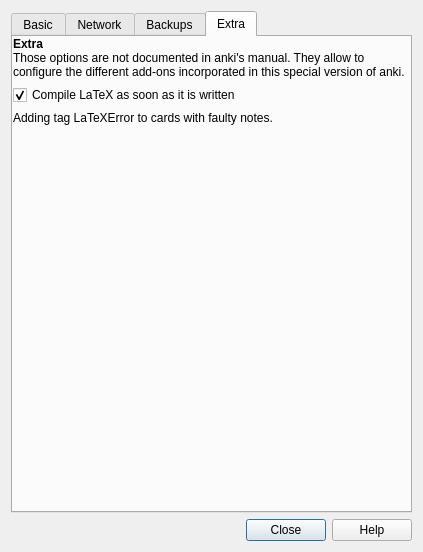
<?xml version="1.0" encoding="UTF-8"?>
<ui version="4.0">
 <class>Preferences</class>
 <widget class="QDialog" name="Preferences">
  <property name="geometry">
   <rect>
    <x>0</x>
    <y>0</y>
    <width>423</width>
    <height>552</height>
   </rect>
  </property>
  <property name="windowTitle">
   <string>Preferences</string>
  </property>
  <layout class="QVBoxLayout" name="verticalLayout_2">
   <item>
    <widget class="QTabWidget" name="tabWidget">
     <property name="focusPolicy">
      <enum>Qt::StrongFocus</enum>
     </property>
     <property name="currentIndex">
      <number>3</number>
     </property>
     <widget class="QWidget" name="tab_1">
      <attribute name="title">
       <string>Basic</string>
      </attribute>
      <layout class="QVBoxLayout" name="verticalLayout">
       <property name="spacing">
        <number>12</number>
       </property>
       <property name="leftMargin">
        <number>12</number>
       </property>
       <property name="topMargin">
        <number>12</number>
       </property>
       <property name="rightMargin">
        <number>12</number>
       </property>
       <property name="bottomMargin">
        <number>12</number>
       </property>
       <item>
        <layout class="QHBoxLayout" name="horizontalLayout_2">
         <item>
          <widget class="QLabel" name="label">
           <property name="text">
            <string>Interface language:</string>
           </property>
          </widget>
         </item>
         <item>
          <widget class="QComboBox" name="lang">
           <property name="sizePolicy">
            <sizepolicy hsizetype="MinimumExpanding" vsizetype="Fixed">
             <horstretch>0</horstretch>
             <verstretch>0</verstretch>
            </sizepolicy>
           </property>
           <property name="sizeAdjustPolicy">
            <enum>QComboBox::AdjustToMinimumContentsLengthWithIcon</enum>
           </property>
          </widget>
         </item>
        </layout>
       </item>
       <item>
        <widget class="QCheckBox" name="hwAccel">
         <property name="text">
          <string>Hardware acceleration (faster, may cause display issues)</string>
         </property>
        </widget>
       </item>
       <item>
        <widget class="QCheckBox" name="showEstimates">
         <property name="text">
          <string>Show next review time above answer buttons</string>
         </property>
        </widget>
       </item>
       <item>
        <widget class="QCheckBox" name="showProgress">
         <property name="text">
          <string>Show remaining card count during review</string>
         </property>
        </widget>
       </item>
       <item>
        <widget class="QCheckBox" name="pastePNG">
         <property name="text">
          <string>Paste clipboard images as PNG</string>
         </property>
        </widget>
       </item>
       <item>
        <widget class="QCheckBox" name="nightMode">
         <property name="text">
          <string>Show cards as white on black (night mode)</string>
         </property>
        </widget>
       </item>
       <item>
        <widget class="QCheckBox" name="dayLearnFirst">
         <property name="text">
          <string>Show learning cards with larger steps before reviews</string>
         </property>
        </widget>
       </item>
       <item>
        <widget class="QCheckBox" name="newSched">
         <property name="text">
          <string>Experimental V2 scheduler</string>
         </property>
        </widget>
       </item>
       <item>
        <widget class="QComboBox" name="useCurrent">
         <item>
          <property name="text">
           <string>When adding, default to current deck</string>
          </property>
         </item>
         <item>
          <property name="text">
           <string>Change deck depending on note type</string>
          </property>
         </item>
        </widget>
       </item>
       <item>
        <widget class="QComboBox" name="newSpread"/>
       </item>
       <item>
        <layout class="QGridLayout" name="gridLayout_4">
         <property name="spacing">
          <number>12</number>
         </property>
         <item row="0" column="0">
          <widget class="QLabel" name="label_23">
           <property name="text">
            <string>Next day starts at</string>
           </property>
          </widget>
         </item>
         <item row="0" column="1">
          <widget class="QSpinBox" name="dayOffset">
           <property name="maximumSize">
            <size>
             <width>60</width>
             <height>16777215</height>
            </size>
           </property>
           <property name="maximum">
            <number>23</number>
           </property>
          </widget>
         </item>
         <item row="1" column="0">
          <widget class="QLabel" name="label_24">
           <property name="text">
            <string>Learn ahead limit</string>
           </property>
          </widget>
         </item>
         <item row="1" column="1">
          <widget class="QSpinBox" name="lrnCutoff">
           <property name="maximumSize">
            <size>
             <width>60</width>
             <height>16777215</height>
            </size>
           </property>
           <property name="maximum">
            <number>999</number>
           </property>
          </widget>
         </item>
         <item row="1" column="2">
          <widget class="QLabel" name="label_29">
           <property name="text">
            <string>mins</string>
           </property>
          </widget>
         </item>
         <item row="2" column="0">
          <widget class="QLabel" name="label_30">
           <property name="text">
            <string>Timebox time limit</string>
           </property>
          </widget>
         </item>
         <item row="2" column="1">
          <widget class="QSpinBox" name="timeLimit">
           <property name="maximum">
            <number>9999</number>
           </property>
          </widget>
         </item>
         <item row="2" column="2">
          <widget class="QLabel" name="label_39">
           <property name="text">
            <string>mins</string>
           </property>
          </widget>
         </item>
         <item row="0" column="2">
          <widget class="QLabel" name="label_40">
           <property name="text">
            <string>hours past midnight</string>
           </property>
          </widget>
         </item>
        </layout>
       </item>
       <item>
        <spacer name="verticalSpacer_3">
         <property name="orientation">
          <enum>Qt::Vertical</enum>
         </property>
         <property name="sizeType">
          <enum>QSizePolicy::Expanding</enum>
         </property>
         <property name="sizeHint" stdset="0">
          <size>
           <width>20</width>
           <height>20</height>
          </size>
         </property>
        </spacer>
       </item>
      </layout>
     </widget>
     <widget class="QWidget" name="tab_2">
      <attribute name="title">
       <string>Network</string>
      </attribute>
      <layout class="QVBoxLayout" name="verticalLayout_4">
       <property name="spacing">
        <number>12</number>
       </property>
       <property name="leftMargin">
        <number>12</number>
       </property>
       <property name="topMargin">
        <number>12</number>
       </property>
       <property name="rightMargin">
        <number>12</number>
       </property>
       <property name="bottomMargin">
        <number>12</number>
       </property>
       <item>
        <layout class="QHBoxLayout">
         <property name="spacing">
          <number>10</number>
         </property>
         <item>
          <layout class="QVBoxLayout">
           <item>
            <widget class="QLabel" name="syncLabel">
             <property name="text">
              <string>&lt;b&gt;Synchronisation&lt;/b&gt;</string>
             </property>
             <property name="wordWrap">
              <bool>true</bool>
             </property>
             <property name="openExternalLinks">
              <bool>true</bool>
             </property>
            </widget>
           </item>
           <item>
            <widget class="QCheckBox" name="syncMedia">
             <property name="text">
              <string>Synchronize audio and images too</string>
             </property>
            </widget>
           </item>
           <item>
            <widget class="QCheckBox" name="syncOnProgramOpen">
             <property name="text">
              <string>Automatically sync on profile open/close</string>
             </property>
            </widget>
           </item>
           <item>
            <widget class="QCheckBox" name="fullSync">
             <property name="text">
              <string>On next sync, force changes in one direction</string>
             </property>
            </widget>
           </item>
           <item>
            <layout class="QHBoxLayout" name="horizontalLayout">
             <item>
              <widget class="QPushButton" name="syncDeauth">
               <property name="text">
                <string>Deauthorize</string>
               </property>
               <property name="autoDefault">
                <bool>false</bool>
               </property>
              </widget>
             </item>
             <item>
              <widget class="QLabel" name="syncUser">
               <property name="text">
                <string/>
               </property>
              </widget>
             </item>
             <item>
              <spacer name="horizontalSpacer_2">
               <property name="orientation">
                <enum>Qt::Horizontal</enum>
               </property>
               <property name="sizeHint" stdset="0">
                <size>
                 <width>40</width>
                 <height>1</height>
                </size>
               </property>
              </spacer>
             </item>
            </layout>
           </item>
          </layout>
         </item>
        </layout>
       </item>
       <item>
        <spacer name="verticalSpacer_2">
         <property name="orientation">
          <enum>Qt::Vertical</enum>
         </property>
         <property name="sizeHint" stdset="0">
          <size>
           <width>20</width>
           <height>40</height>
          </size>
         </property>
        </spacer>
       </item>
      </layout>
     </widget>
     <widget class="QWidget" name="tab">
      <attribute name="title">
       <string>Backups</string>
      </attribute>
      <layout class="QVBoxLayout" name="verticalLayout_3">
       <property name="spacing">
        <number>12</number>
       </property>
       <property name="leftMargin">
        <number>12</number>
       </property>
       <property name="topMargin">
        <number>12</number>
       </property>
       <property name="rightMargin">
        <number>12</number>
       </property>
       <property name="bottomMargin">
        <number>12</number>
       </property>
       <item>
        <widget class="QLabel" name="label_9">
         <property name="text">
          <string>&lt;b&gt;Backups&lt;/b&gt;&lt;br&gt;Anki will create a backup of your collection each time it is closed or synchronized.</string>
         </property>
         <property name="wordWrap">
          <bool>true</bool>
         </property>
        </widget>
       </item>
       <item>
        <layout class="QGridLayout" name="gridLayout_2">
         <item row="0" column="0">
          <widget class="QLabel" name="label_10">
           <property name="text">
            <string>Keep</string>
           </property>
          </widget>
         </item>
         <item row="0" column="1">
          <widget class="QSpinBox" name="numBackups">
           <property name="minimumSize">
            <size>
             <width>60</width>
             <height>0</height>
            </size>
           </property>
           <property name="maximumSize">
            <size>
             <width>60</width>
             <height>16777215</height>
            </size>
           </property>
          </widget>
         </item>
         <item row="0" column="2">
          <widget class="QLabel" name="label_11">
           <property name="text">
            <string>backups</string>
           </property>
          </widget>
         </item>
         <item row="0" column="3">
          <spacer name="horizontalSpacer">
           <property name="orientation">
            <enum>Qt::Horizontal</enum>
           </property>
           <property name="sizeHint" stdset="0">
            <size>
             <width>40</width>
             <height>20</height>
            </size>
           </property>
          </spacer>
         </item>
        </layout>
       </item>
       <item>
        <widget class="QLabel" name="openBackupFolder">
         <property name="text">
          <string>&lt;a href=&quot;backups&quot;&gt;Open backup folder&lt;/a&gt;</string>
         </property>
        </widget>
       </item>
       <item>
        <widget class="QLabel" name="label_4">
         <property name="text">
          <string>Note: Media is not backed up. Please create a periodic backup of your Anki folder to be safe.</string>
         </property>
         <property name="wordWrap">
          <bool>true</bool>
         </property>
        </widget>
       </item>
       <item>
        <spacer name="verticalSpacer_4">
         <property name="orientation">
          <enum>Qt::Vertical</enum>
         </property>
         <property name="sizeHint" stdset="0">
          <size>
           <width>20</width>
           <height>59</height>
          </size>
         </property>
        </spacer>
       </item>
       <item>
        <widget class="QLabel" name="label_21">
         <property name="text">
          <string>Some settings will take effect after you restart Anki.</string>
         </property>
         <property name="alignment">
          <set>Qt::AlignCenter</set>
         </property>
        </widget>
       </item>
      </layout>
     </widget>
     <widget class="QWidget" name="tab_3">
      <attribute name="title">
       <string>Extra</string>
      </attribute>
      <widget class="QWidget" name="verticalLayoutWidget">
       <property name="geometry">
        <rect>
         <x>0</x>
         <y>0</y>
         <width>401</width>
         <height>471</height>
        </rect>
       </property>
       <layout class="QVBoxLayout" name="verticalLayout_6">
        <item>
         <widget class="QLabel" name="label_12">
          <property name="text">
           <string>&lt;html&gt;&lt;head/&gt;&lt;body&gt;&lt;p&gt;&lt;span style=&quot; font-weight:600;&quot;&gt;Extra&lt;/span&gt;&lt;br/&gt;Those options are not documented in anki's manual. They allow to configure the different add-ons incorporated in this special version of anki.&lt;/p&gt;&lt;/body&gt;&lt;/html&gt;</string>
          </property>
          <property name="wordWrap">
           <bool>true</bool>
          </property>
         </widget>
        </item>
        <item>
         <widget class="QCheckBox" name="compileLaTeX">
          <property name="text">
           <string>Compile LaTeX as soon as it is written</string>
          </property>
          <property name="checked">
           <bool>true</bool>
          </property>
         </widget>
        </item>
        <item>
         <widget class="QLabel" name="label_2">
          <property name="text">
           <string>Adding tag LaTeXError to cards with faulty notes. </string>
          </property>
         </widget>
        </item>
        <item>
         <spacer name="verticalSpacer">
          <property name="orientation">
           <enum>Qt::Vertical</enum>
          </property>
          <property name="sizeHint" stdset="0">
           <size>
            <width>20</width>
            <height>40</height>
           </size>
          </property>
         </spacer>
        </item>
       </layout>
      </widget>
     </widget>
    </widget>
   </item>
   <item>
    <widget class="QDialogButtonBox" name="buttonBox">
     <property name="orientation">
      <enum>Qt::Horizontal</enum>
     </property>
     <property name="standardButtons">
      <set>QDialogButtonBox::Close|QDialogButtonBox::Help</set>
     </property>
    </widget>
   </item>
  </layout>
 </widget>
 <tabstops>
  <tabstop>lang</tabstop>
  <tabstop>hwAccel</tabstop>
  <tabstop>showEstimates</tabstop>
  <tabstop>showProgress</tabstop>
  <tabstop>pastePNG</tabstop>
  <tabstop>nightMode</tabstop>
  <tabstop>dayLearnFirst</tabstop>
  <tabstop>newSched</tabstop>
  <tabstop>useCurrent</tabstop>
  <tabstop>newSpread</tabstop>
  <tabstop>dayOffset</tabstop>
  <tabstop>lrnCutoff</tabstop>
  <tabstop>timeLimit</tabstop>
  <tabstop>numBackups</tabstop>
  <tabstop>syncOnProgramOpen</tabstop>
  <tabstop>tabWidget</tabstop>
  <tabstop>fullSync</tabstop>
  <tabstop>syncMedia</tabstop>
  <tabstop>syncDeauth</tabstop>
 </tabstops>
 <resources/>
 <connections>
  <connection>
   <sender>buttonBox</sender>
   <signal>accepted()</signal>
   <receiver>Preferences</receiver>
   <slot>accept()</slot>
   <hints>
    <hint type="sourcelabel">
     <x>285</x>
     <y>439</y>
    </hint>
    <hint type="destinationlabel">
     <x>157</x>
     <y>274</y>
    </hint>
   </hints>
  </connection>
  <connection>
   <sender>buttonBox</sender>
   <signal>rejected()</signal>
   <receiver>Preferences</receiver>
   <slot>reject()</slot>
   <hints>
    <hint type="sourcelabel">
     <x>332</x>
     <y>439</y>
    </hint>
    <hint type="destinationlabel">
     <x>286</x>
     <y>274</y>
    </hint>
   </hints>
  </connection>
 </connections>
</ui>
